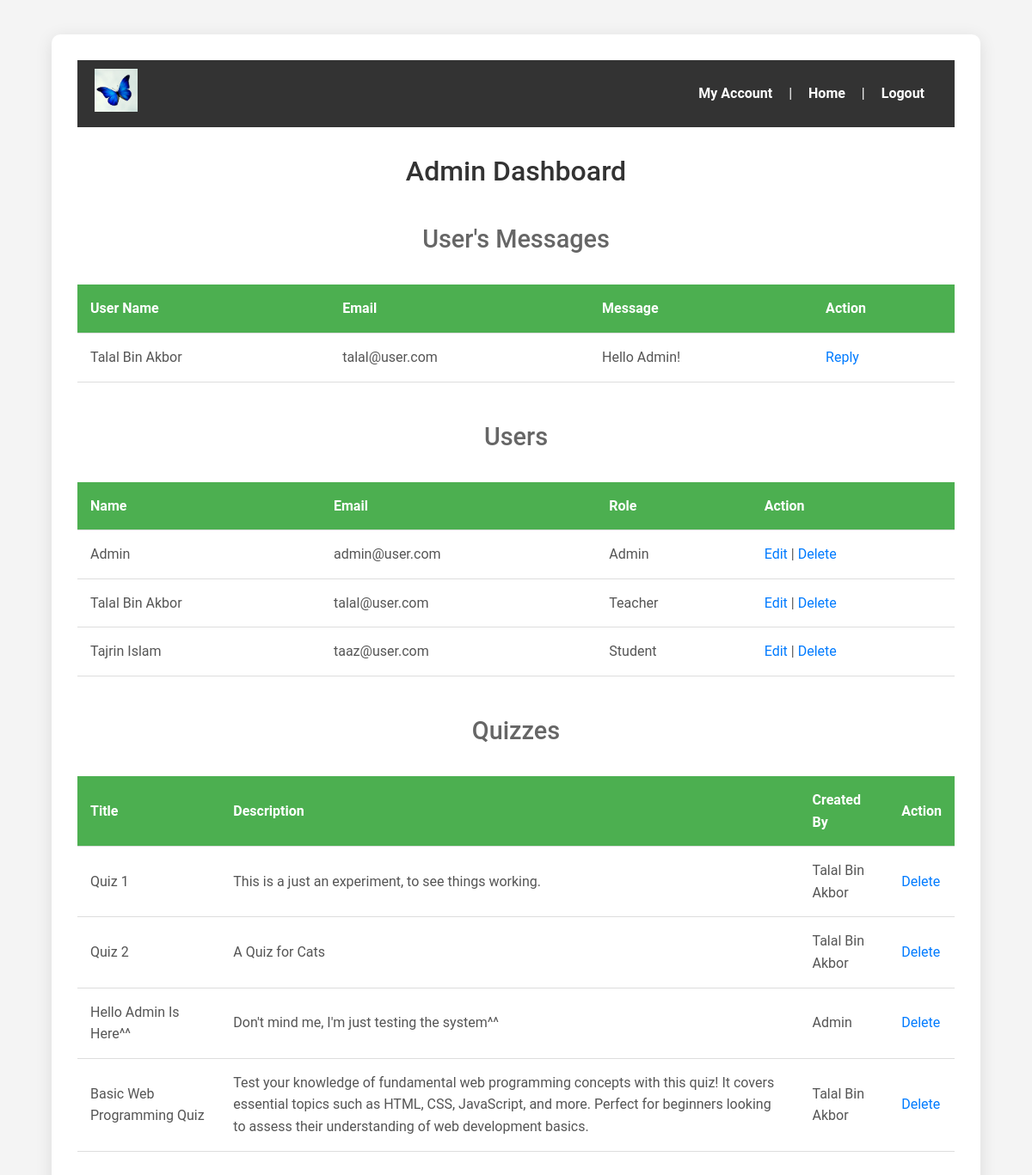
/dashboard.php (signed in), run on the app's committed database.
### tables this page shows
CREATE TABLE `messages` (
  `id` int(11) NOT NULL,
  `sender_id` int(11) NOT NULL,
  `receiver_id` int(11) NOT NULL,
  `message` text NOT NULL,
  `created_at` timestamp NOT NULL DEFAULT current_timestamp()
);

CREATE TABLE `users` (
  `id` int(11) NOT NULL,
  `name` varchar(100) NOT NULL,
  `email` varchar(100) NOT NULL,
  `password` varchar(255) NOT NULL,
  `profile_image` varchar(255) DEFAULT NULL,
  `role` enum('student','teacher','admin') DEFAULT 'student',
  `created_at` timestamp NOT NULL DEFAULT current_timestamp()
);

CREATE TABLE `quizzes` (
  `id` int(11) NOT NULL,
  `title` varchar(255) NOT NULL,
  `description` text DEFAULT NULL,
  `cover_image` varchar(255) DEFAULT 'default_cover.jpg',
  `created_by` int(11) DEFAULT NULL,
  `created_at` timestamp NOT NULL DEFAULT current_timestamp(),
  `total_score` int(11) DEFAULT 0
);

### dashboard.php (the view, shortened to what this page needs)
<?php
include('includes/db_connect.php');
$user_sql = "SELECT * FROM users";
$user_result = $conn->query($user_sql);
$quiz_sql = "SELECT * FROM quizzes";
$quiz_result = $conn->query($quiz_sql);
$message_sql = "SELECT messages.id, messages.message, users.name, users.email, messages.sender_id
                FROM messages
                JOIN users ON messages.sender_id = users.id
                WHERE messages.receiver_id = 1";
$message_result = $conn->query($message_sql);
?>
<!DOCTYPE html>
<html lang="en">
<head>
    <link rel="stylesheet" href="css/style.css">
</head>
<body>
    <div class="container">
        <header>
            <div class="logo">
                <img src="images/logo.png" alt="Quiz Logo" width="150">
            </div>
            <div class="nav-menu">
                <a href="account.php">My Account</a> |
                <a href="index.php">Home</a> |
                <a href="logout.php">Logout</a>
            </div>
        </header>
        <h2>Admin Dashboard</h2>
        <h3>User's Messages</h3>
        <table>
            <tr>
                <th>User Name</th>
                <th>Email</th>
                <th>Message</th>
                <th>Action</th>
            </tr>
            <?php while ($message = $message_result->fetch_assoc()): ?>
                <tr>
                    <td><?php echo $message['name']; ?></td>
                    <td><?php echo $message['email']; ?></td>
                    <td><?php echo $message['message']; ?></td>
                    <td>
                        <a href="inbox.php?receiver_id=<?php echo $message['sender_id']; ?>">Reply</a>
                    </td>
                </tr>
            <?php endwhile; ?>
        </table>
        <h3>Users</h3>
        <table>
            <tr><th>Name</th><th>Email</th><th>Role</th><th>Action</th></tr>
            <?php while ($user = $user_result->fetch_assoc()): ?>
                <tr>
                    <td><?php echo $user['name']; ?></td>
                    <td><?php echo $user['email']; ?></td>
                    <td><?php echo ucfirst($user['role']); ?></td>
                    <td>
                        <a href="edit_account.php?id=<?php echo $user['id']; ?>">Edit</a> |
                        <a href="javascript:void(0);" onclick="confirmDelete('Are you sure you want to delete this user?', 'dashboard.php?delete_user=<?php echo $user['id']; ?>')">Delete</a>
                    </td>
                </tr>
            <?php endwhile; ?>
        </table>
        <h3>Quizzes</h3>
        <table>
            <tr><th>Title</th><th>Description</th><th>Created By</th><th>Action</th></tr>
            <?php while ($quiz = $quiz_result->fetch_assoc()): ?>
                <tr>
                    <td><?php echo $quiz['title']; ?></td>
                    <td><?php echo $quiz['description']; ?></td>
                    <td>
                        <?php
                        $creator_sql = "SELECT name FROM users WHERE id = ".$quiz['created_by'];
                        $creator_result = $conn->query($creator_sql);
                        $creator = $creator_result->fetch_assoc();
                        echo $creator['name'];
                        ?>
                    </td>
                    <td>
                        <a href="javascript:void(0);" onclick="confirmDelete('Are you sure you want to delete this quiz?', 'dashboard.php?delete_quiz=<?php echo $quiz['id']; ?>')">Delete</a>
                    </td>
                </tr>
            <?php endwhile; ?>
        </table>
    </div>
</body>
</html>

### css/style.css (style rules this page uses)
body { font-family: 'Roboto', sans-serif; background-color: #f4f4f4; color: #333; margin: 0; padding: 0; line-height: 1.6; }
.container { width: 85%; margin: 40px auto; padding: 30px; background-color: #fff; box-shadow: 0 4px 20px rgba(0, 0, 0, 0.1); border-radius: 10px; max-width: 1200px; text-align: center; }
h2, h3 { text-align: center; color: #333; margin-bottom: 30px; font-size: 2rem; font-weight: 500; }
h3 { font-size: 1.8rem; color: #666; }
table { width: 100%; border-collapse: collapse; margin-bottom: 40px; }
table th, table td { padding: 15px; text-align: left; border-bottom: 1px solid #ddd; font-size: 16px; }
table th { background-color: #4CAF50; color: white; font-weight: bold; }
table td { color: #555; }
table td a { color: #007BFF; text-decoration: none; transition: color 0.3s ease; }
header { background-color: #333; color: #fff; padding: 15px 0; display: flex; justify-content: space-between; align-items: center; padding: 10px 20px; }
header .logo img { width: 50px; height: 50px; }
header .nav-menu a { color: #fff; text-decoration: none; margin: 0 15px; font-weight: 600; }

### data on the page
messages: sender.name "Talal Bin Akbor", sender.email "talal@user.com", message "Hello Admin!"
users: name "Admin", email "admin@user.com", role "Admin"
users: name "Talal Bin Akbor", email "talal@user.com", role "Teacher"
users: name "Tajrin Islam", email "taaz@user.com", role "Student"
quizzes: title "Quiz 1", description "This is a just an experiment, to see things working.", created_by.name "Talal Bin Akbor"
quizzes: title "Quiz 2", description "A Quiz for Cats", created_by.name "Talal Bin Akbor"
quizzes: title "Hello Admin Is Here^^", description "Don't mind me, I'm just testing the system^^", created_by.name "Admin"
quizzes: title "Basic Web Programming Quiz", description "Test your knowledge of fundamental web programming concepts with this quiz! It covers essential topics such as HTML, CSS, JavaScript, and more. Perfect for beginners looking to assess their understanding of web development basics.", created_by.name "Talal Bin Akbor"
